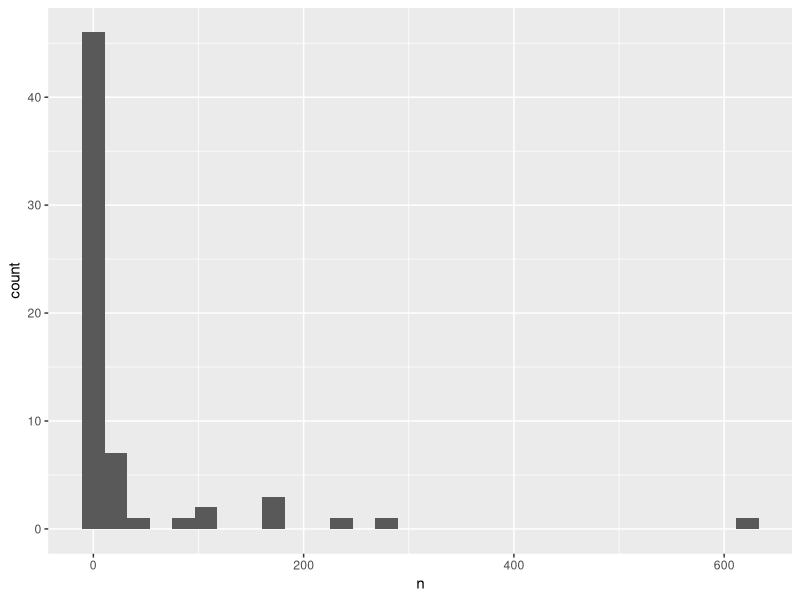

The R source for this figure:
## ---- chunk 1
library(tidyverse)
## ---- chunk 2

SharkAttackdata <- read.csv("../data/SharkAttackdata.csv")
## ---- chunk 3
wa_count <- count(SharkAttackdata, water_area)
head(wa_count)
## ---- chunk 4
ggplot(wa_count, aes(x = n)) +
  geom_histogram() 
